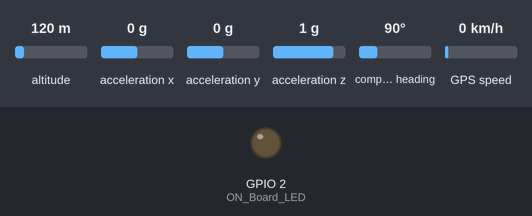
A sketch run on a simulated ESP8266 (NodeMCU). On the bench: output pins drawn as LEDs (lit = HIGH). Inputs (shaded band) come from the test bench; at power-on: acceleration z 1 g, altitude 120 m, acceleration x 0 g, acceleration y 0 g, compass heading 90°, GPS speed 0 km/h. WiFi joins after 1.5 s; servers stay silent unless stated; uploads are accepted with an empty reply; the GPS gets a fix after 3 s at 37.7749, -122.4194 with 8 satellites; what the sketch prints to the serial monitor is not drawn.

Above: at 0.0 s.
At 9.8 s:
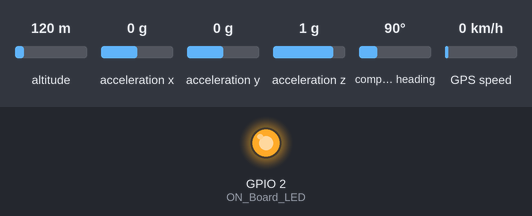
9.9 s: acceleration z set to 0.1 g
14.7 s: acceleration z set to -0.2 g
Timing chart, 0 to 17.7 s (numbered marks = the images above; inputs shaded):
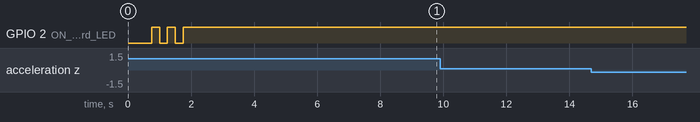

Measured:
- after the input at 9.9 s, every drawn part: stays the same
- after the input at 14.7 s, every drawn part: stays the same

The sketch:

main.ino
```cpp
// Defination of liberaries

// Liberary for wifi connection
#include <ESP8266WiFi.h>
#include <WiFiClientSecure.h>

// Liberary for GPS Neo-6M
#include <SoftwareSerial.h>
#include <TinyGPS++.h>
#include <Wire.h>

// Liberary for ADXL-345
#include <Adafruit_Sensor.h>
#include <Adafruit_ADXL345_U.h>

//Definations of pinouts

//Defination of ADXL345 pinouts
Adafruit_ADXL345_Unified accel = Adafruit_ADXL345_Unified(45);

//Defination of led for indication
#define ON_Board_LED 2

//Defination for WIFI-Inforamtion
const char* ssid = "Mi A3";
const char* password = "12345678";

//Defination for GPS pinouts
const int RXPin = 0, TXPin = 2;
const uint32_t GPSBaud = 9600;
SoftwareSerial gps_module(RXPin, TXPin);
TinyGPSPlus gps;
float gps_speed;
float no_of_satellites;
String satellite_orientation;

//Defiantion for Excelsheet Cell Movement
unsigned int move_index = 1;
//Dfiantion for Host & httpsPort
const char* host = "script.google.com";
const int httpsPort = 443;
WiFiClientSecure client; //--> Create a WiFiClientSecure object.

//Defination and assingning GAS ID/Deployment ID of ExcelSheet.
String GAS_ID = "AKfycbzDGe-JSF4geYj5AKWasyzBZ8WWaH-7XZ95Hm2PJJHoB4He67hX3OOli8f962wrU7e4"; //--> spreadsheet script ID

//Setup loop for parameters for the sensors and serial monitor's baud rate.
void setup(void) {
  //enebles BUILTIN LED as indicator
  pinMode(LED_BUILTIN, OUTPUT);

  // Assigning baud rate
  Serial.begin(115200);
  delay(500);

  //Initialization for GPS module
  gps_module.begin(GPSBaud);
  checkGPS();

  //Initialization for ADXL-345 module
  if(!accel.begin()) {
    Serial.println("Could not find a valid ADXL345 sensor, check wiring!");
    while(1);
  }
  accel.setRange(ADXL345_RANGE_16_G);

  //Initialization for WiFi Setup
  WiFi.begin(ssid, password);
  Serial.println("");

  //Wait for connection
  Serial.print("Connecting");
  while (WiFi.status() != WL_CONNECTED) {
    Serial.print(".");

    //Make the On Board Flashing LED on the process of connecting to the wifi router.
    digitalWrite(ON_Board_LED, LOW);
    delay(250);
    digitalWrite(ON_Board_LED, HIGH);
    delay(250);
  }
  //Turn off the On Board LED when it is connected to the wifi router.
  digitalWrite(ON_Board_LED, HIGH);
  Serial.println("");
  Serial.print("Successfully connected to : ");
  Serial.println(ssid);
  Serial.print("IP address: ");
  Serial.println(WiFi.localIP());
  Serial.println();
  client.setInsecure();
}

//Function to cheak availability of GPS module
void checkGPS() {
  if (gps.charsProcessed() < 10) {
    Serial.println(F("No GPS detected: check wiring."));
  }
}

//Void loop to repeat the work for desired time
void loop() {
  //While loop working on availability of GPS Data
  while (gps_module.available() > 0) {
    if (gps.encode(gps_module.read()))
      displayInfo();
  }
}

//Function to display the information gathered by both sensors
void displayInfo() {
  //cheak wether the information recivied from GPS is valid or not.
  if (gps.location.isValid()) {
    //assigning latitude and longitude
  float latitude = (gps.location.lat());
  float longitude = (gps.location.lng());

  // assigning X,Yand Z axis from ADXL-345
  sensors_event_t event;
  accel.getEvent(&event);
  float x = event.acceleration.x;
  float y = event.acceleration.y;
  float z = event.acceleration.z;

    //Serial printing command for values obtained from the pinouts for ADXL345
    Serial.print("X: "); Serial.print(x); Serial.print("  ");
    Serial.print("Y: "); Serial.print(y); Serial.print("  ");
    Serial.print("Z: "); Serial.print(z); Serial.println();

    //Serial printing command for values obtained from the pinouts for GPS sensor
    Serial.print("LAT:  ");
    Serial.println(latitude, 8);
    Serial.print("LONG: ");
    Serial.println(longitude, 8);
    gps_speed = gps.speed.kmph();
    Serial.print("Speed: ");
    Serial.println(gps_speed);
    no_of_satellites = gps.satellites.value();
    Serial.print("no_of_satellites: ");
    Serial.println(no_of_satellites);
    satellite_orientation = TinyGPSPlus::cardinal(gps.course.value());
    Serial.print("satellite_orientation");
    Serial.println(satellite_orientation);

    //Conersion of Integer values to String
    String string_lat =  String(latitude,8);
    String string_long =  String(longitude,8);
    String string_speed = String(gps_speed);
    int permi=1; // this veriable need to be change by using esp8266 webserver
    //use is only during data set gathering period
    if(permi==1)
    {
    sendData(x,y,z,21, string_lat, string_long, "Male", "MotorCycle", "DeepJadhav", string_speed );
    }
  }
  Serial.println();
}

// Subroutine for sending data to Google Sheets
void sendData(float x, float y , float z, int age, String string_lat, String string_long, String gender, String bike_type, String driver_name, String string_speed ) {
  Serial.println("==========");
  Serial.print("connecting to ");
  Serial.println(host);

  //Connect to Google host
  if (!client.connect(host, httpsPort)) {
    Serial.println("connection failed");
    return;
  }

  //Processing data and sending data
  String string_x =  String(x);
  String string_y =  String(y);
  String string_z =  String(z);
  String string_age =  String(age);

  // sending request to the Excel sheet to write the data in new rows in respective columns.
  String url = "/macros/s/" + GAS_ID + "/exec?x=" + string_x + "&y=" + string_y + "&z=" + string_z + "&a=" + string_age + "&lat=" + string_lat + "&long=" + string_long + "&gender="
                                                  + gender + "&bike_type=" + bike_type + "&driver_name=" +  driver_name + "&bike_speed=" + string_speed ;
  Serial.print("requesting URL: ");
  Serial.println(url);
  client.print(String("GET ") + url + " HTTP/1.1\r\n" + "Host: " + host + "\r\n" + "User-Agent: BuildFailureDetectorESP8266\r\n" +"Connection: close\r\n\r\n");

  Serial.println("request sent");

  //Checking whether the data was sent successfully or not
  while (client.connected()) {
    String line = client.readStringUntil('\n');
    if (line == "\r") {
      Serial.println("headers received");
      break;
    }
  }
  String line = client.readStringUntil('\n');

  if (line.startsWith("{\"state\":\"success\"")) {
    Serial.println("esp8266/Arduino CI successfull!");
  } else {
    Serial.println("esp8266/Arduino CI has failed");
  }
  Serial.print("reply was : ");
  Serial.println(line);
  Serial.println("closing connection");
  Serial.println("==========");
  Serial.println();
}
```
